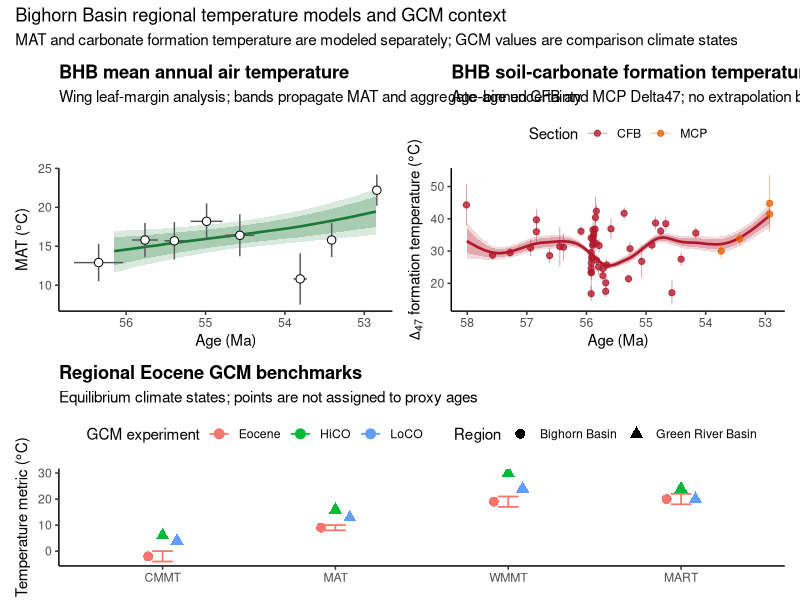
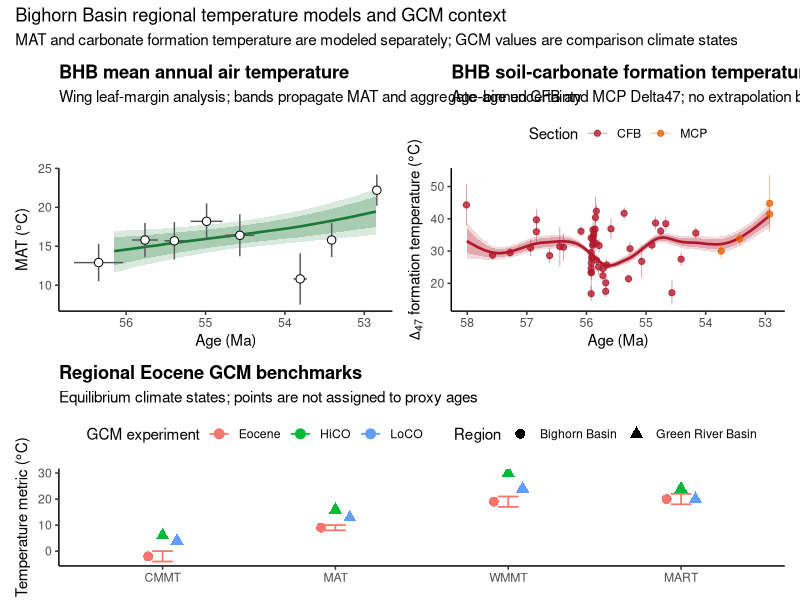

Recreate these plots in R, in order.
# 08_model_BHB_temperatures.R
# Purpose: Build two distinct, non-extrapolating regional temperature models:
#          (1) mean annual air temperature (MAT) from Wing et al. LMA data and
#          (2) soil-carbonate formation temperature from all age-resolved BHB
#              Delta47 observations (CFB plus MCP).
#
# The two models are not combined. LMA estimates MAT, whereas pedogenic
# carbonate Delta47 primarily records warm-season soil temperature. Published
# GCM results are retained as climate-state benchmarks, not fitted through-time
# observations: their simulations represent Eocene equilibrium experiments at
# specified CO2 concentrations rather than dated horizons.

#-- 1.) Setup ---------------------------------------------------------------
library(tidyverse)
library(here)
library(patchwork)

processed_dir <- here("data", "processed")
figure_dir <- here("figures", "temperature_models", "regional_BHB")
dir.create(processed_dir, recursive = TRUE, showWarnings = FALSE)
dir.create(figure_dir, recursive = TRUE, showWarnings = FALSE)

set.seed(47013)
n_simulations <- 2000L
t47_age_bin_width_ma <- 0.10
t47_spline_spar <- 0.45
lma_spline_spar <- 0.65
minimum_simulation_support <- 0.80

quantile_safe <- function(x, probability) {
  if (all(is.na(x))) return(NA_real_)
  unname(quantile(x, probability, na.rm = TRUE, names = FALSE))
}

predict_inside_data <- function(fit, xout, xmin, xmax) {
  prediction <- rep(NA_real_, length(xout))
  inside <- is.finite(xout) & xout >= xmin & xout <= xmax
  prediction[inside] <- predict(fit, x = xout[inside])$y
  prediction
}

#-- 2.) Assemble All Age-Resolved BHB Delta47 Observations -----------------
CFB_temperature_observations <- read_csv(
  here("data", "processed", "CFB_temperature_observations.csv"),
  show_col_types = FALSE
)
CFB_age_lookup <- read_csv(
  here(
    "data", "processed",
    "CFB_soilcarb_isotope_summary_age_calibrated.csv"
  ),
  show_col_types = FALSE
) %>%
  distinct(section_id, MLA_horizon_id, strat_height_m, Age_Ma)

BHB_regional_soilcarb <- read_csv(
  here(
    "data", "processed",
    "BHB_regional_soilcarb_reference_summary_age_calibrated.csv"
  ),
  show_col_types = FALSE
)

BHB_D47_temperature_observations <- bind_rows(
  CFB_temperature_observations %>%
    left_join(
      CFB_age_lookup,
      by = c("section_id", "MLA_horizon_id", "strat_height_m")
    ) %>%
    transmute(
      section_id,
      dataset = paste0(source, " CFB Delta47"),
      MLA_horizon_id,
      Age_Ma,
      temperature_C = T_C,
      temperature_se_C = T_se_C,
      age_uncertainty_status = "not propagated"
    ),
  BHB_regional_soilcarb %>%
    transmute(
      section_id,
      dataset,
      MLA_horizon_id,
      Age_Ma,
      temperature_C = T47_C,
      temperature_se_C = T47_se_C,
      age_uncertainty_status = "not propagated"
    )
) %>%
  filter(
    section_id %in% c("CFB", "MCP"),
    is.finite(Age_Ma),
    is.finite(temperature_C)
  )

valid_t47_se <- BHB_D47_temperature_observations$temperature_se_C %>%
  .[is.finite(.) & . > 0]
fallback_t47_se <- median(valid_t47_se)

BHB_D47_temperature_observations <- BHB_D47_temperature_observations %>%
  mutate(
    temperature_se_imputed =
      !is.finite(temperature_se_C) | temperature_se_C <= 0,
    temperature_se_C = if_else(
      temperature_se_imputed, fallback_t47_se, temperature_se_C
    ),
    inverse_variance_weight = 1 / temperature_se_C^2,
    age_bin_ma = round(Age_Ma / t47_age_bin_width_ma) *
      t47_age_bin_width_ma
  )

# Binning before smoothing prevents densely sampled horizons (especially the
# PETM interval) from controlling the regional curve simply because many more
# carbonates were measured there. Within each 0.10 Myr bin, analytical
# estimates are combined with inverse-variance weights. This is a fixed-effect
# mean conditional on reported analytical errors; it does not absorb age-model
# uncertainty, interlaboratory systematics, or ecological/seasonal differences.
BHB_D47_temperature_age_bins <- BHB_D47_temperature_observations %>%
  group_by(age_bin_ma) %>%
  summarise(
    Age_Ma = weighted.mean(
      Age_Ma, inverse_variance_weight, na.rm = TRUE
    ),
    temperature_C = weighted.mean(
      temperature_C, inverse_variance_weight, na.rm = TRUE
    ),
    temperature_se_C = sqrt(
      1 / sum(inverse_variance_weight, na.rm = TRUE)
    ),
    n_observations = n(),
    n_sections = n_distinct(section_id),
    sections = paste(sort(unique(section_id)), collapse = "; "),
    .groups = "drop"
  ) %>%
  arrange(Age_Ma)

if (nrow(BHB_D47_temperature_age_bins) < 4) {
  stop("At least four age bins are required for the BHB Delta47 model.")
}

t47_age_grid <- tibble(
  Age_Ma = seq(
    min(BHB_D47_temperature_age_bins$Age_Ma),
    max(BHB_D47_temperature_age_bins$Age_Ma),
    by = 0.01
  )
)

t47_central_fit <- smooth.spline(
  x = BHB_D47_temperature_age_bins$Age_Ma,
  y = BHB_D47_temperature_age_bins$temperature_C,
  w = 1 / BHB_D47_temperature_age_bins$temperature_se_C^2,
  spar = t47_spline_spar
)

t47_simulations <- map_dfr(seq_len(n_simulations), function(simulation_id) {
  simulated_temperature <- rnorm(
    nrow(BHB_D47_temperature_age_bins),
    mean = BHB_D47_temperature_age_bins$temperature_C,
    sd = BHB_D47_temperature_age_bins$temperature_se_C
  )
  simulated_fit <- smooth.spline(
    x = BHB_D47_temperature_age_bins$Age_Ma,
    y = simulated_temperature,
    w = 1 / BHB_D47_temperature_age_bins$temperature_se_C^2,
    spar = t47_spline_spar
  )
  tibble(
    simulation_id,
    Age_Ma = t47_age_grid$Age_Ma,
    temperature_C = predict_inside_data(
      simulated_fit,
      t47_age_grid$Age_Ma,
      min(BHB_D47_temperature_age_bins$Age_Ma),
      max(BHB_D47_temperature_age_bins$Age_Ma)
    )
  )
})

BHB_D47_temperature_model <- t47_age_grid %>%
  mutate(
    temperature_model_C = predict_inside_data(
      t47_central_fit,
      Age_Ma,
      min(BHB_D47_temperature_age_bins$Age_Ma),
      max(BHB_D47_temperature_age_bins$Age_Ma)
    )
  ) %>%
  left_join(
    t47_simulations %>%
      group_by(Age_Ma) %>%
      summarise(
        temperature_lower95_C = quantile_safe(temperature_C, 0.025),
        temperature_lower80_C = quantile_safe(temperature_C, 0.10),
        temperature_median_C = quantile_safe(temperature_C, 0.50),
        temperature_upper80_C = quantile_safe(temperature_C, 0.90),
        temperature_upper95_C = quantile_safe(temperature_C, 0.975),
        simulation_support_n = sum(is.finite(temperature_C)),
        .groups = "drop"
      ),
    by = "Age_Ma"
  ) %>%
  mutate(
    simulation_support_fraction = simulation_support_n / n_simulations,
    model_target = "soil carbonate formation temperature",
    proxy_basis = "all age-resolved CFB and MCP pedogenic carbonate Delta47",
    uncertainty_scope = paste(
      "Monte Carlo propagation of reported temperature SE at fixed ages;",
      "age-model and proxy-season uncertainties not propagated"
    ),
    extrapolated = FALSE
  )

#-- 3.) Build the Wing LMA Mean-Annual-Air-Temperature Model ---------------
Wing_LMA_temperature_observations <- read_csv(
  here("data", "processed", "WingEtAl2000_LMA_MAT_processed.csv"),
  show_col_types = FALSE
) %>%
  transmute(
    sample,
    sections_with_samples,
    Age_Ma = published_age_model_2_Ma,
    age_duration_ma = duration_Myr,
    age_younger_ma = Age_Ma - age_duration_ma / 2,
    age_older_ma = Age_Ma + age_duration_ma / 2,
    MAT_C,
    MAT_se_C = MAT_error_C,
    age_basis = "Wing et al. aggregate sample interval; published age model 2"
  ) %>%
  filter(is.finite(Age_Ma), is.finite(MAT_C), is.finite(MAT_se_C)) %>%
  arrange(Age_Ma)

if (nrow(Wing_LMA_temperature_observations) < 4) {
  stop("At least four Wing LMA estimates are required for the MAT model.")
}

lma_age_grid <- tibble(
  Age_Ma = seq(
    min(Wing_LMA_temperature_observations$Age_Ma),
    max(Wing_LMA_temperature_observations$Age_Ma),
    by = 0.01
  )
)

lma_central_fit <- smooth.spline(
  x = Wing_LMA_temperature_observations$Age_Ma,
  y = Wing_LMA_temperature_observations$MAT_C,
  w = 1 / Wing_LMA_temperature_observations$MAT_se_C^2,
  spar = lma_spline_spar
)

# Each LMA value pools floras from a finite interval and commonly from several
# sections. The Monte Carlo ensemble therefore samples a uniform age anywhere
# within the published interval and a normal temperature distribution using
# the reported LMA error. This treats the published interval as an age range,
# not a Gaussian analytical error. It is deliberately conservative about
# temporal placement, but it cannot reconstruct within-bin climate structure.
lma_simulations <- map_dfr(seq_len(n_simulations), function(simulation_id) {
  simulated <- Wing_LMA_temperature_observations %>%
    mutate(
      sampled_age_ma = runif(n(), age_younger_ma, age_older_ma),
      sampled_MAT_C = rnorm(n(), MAT_C, MAT_se_C)
    ) %>%
    arrange(sampled_age_ma)

  simulated_fit <- smooth.spline(
    x = simulated$sampled_age_ma,
    y = simulated$sampled_MAT_C,
    w = 1 / simulated$MAT_se_C^2,
    spar = lma_spline_spar
  )

  tibble(
    simulation_id,
    Age_Ma = lma_age_grid$Age_Ma,
    MAT_C = predict_inside_data(
      simulated_fit,
      lma_age_grid$Age_Ma,
      min(simulated$sampled_age_ma),
      max(simulated$sampled_age_ma)
    )
  )
})

BHB_LMA_MAT_model <- lma_age_grid %>%
  mutate(
    MAT_model_C = predict_inside_data(
      lma_central_fit,
      Age_Ma,
      min(Wing_LMA_temperature_observations$Age_Ma),
      max(Wing_LMA_temperature_observations$Age_Ma)
    )
  ) %>%
  left_join(
    lma_simulations %>%
      group_by(Age_Ma) %>%
      summarise(
        MAT_lower95_C = quantile_safe(MAT_C, 0.025),
        MAT_lower80_C = quantile_safe(MAT_C, 0.10),
        MAT_median_C = quantile_safe(MAT_C, 0.50),
        MAT_upper80_C = quantile_safe(MAT_C, 0.90),
        MAT_upper95_C = quantile_safe(MAT_C, 0.975),
        simulation_support_n = sum(is.finite(MAT_C)),
        .groups = "drop"
      ),
    by = "Age_Ma"
  ) %>%
  mutate(
    simulation_support_fraction = simulation_support_n / n_simulations,
    retained_for_plot =
      simulation_support_fraction >= minimum_simulation_support,
    model_target = "mean annual air temperature",
    proxy_basis = "Wing et al. (2000) aggregate leaf-margin analysis",
    uncertainty_scope = paste(
      "Monte Carlo propagation of published MAT error and uniform sampling",
      "within each aggregate age interval"
    ),
    extrapolated = FALSE
  )

#-- 4.) Standardize Published Regional GCM Benchmarks ----------------------
BHB_regional_GCM_temperature_benchmarks <- read_csv(
  here("data", "raw", "BHB_regional_GCM_temperature_benchmarks.csv"),
  show_col_types = FALSE
) %>%
  mutate(
    temperature_metric = factor(
      temperature_metric,
      levels = c("CMMT", "MAT", "WMMT", "MART")
    ),
    comparison_scope = if_else(
      region == "Bighorn Basin",
      "BHB-specific historical regional model",
      "nearby continental-interior regional model"
    )
  )

#-- 5.) Export Reproducible Model Products ---------------------------------
write_csv(
  BHB_D47_temperature_observations,
  file.path(processed_dir, "BHB_D47_temperature_observations.csv")
)
write_csv(
  BHB_D47_temperature_age_bins,
  file.path(processed_dir, "BHB_D47_temperature_age_bins.csv")
)
write_csv(
  BHB_D47_temperature_model,
  file.path(processed_dir, "BHB_D47_temperature_model.csv")
)
write_csv(
  Wing_LMA_temperature_observations,
  file.path(processed_dir, "BHB_LMA_MAT_observations.csv")
)
write_csv(
  BHB_LMA_MAT_model,
  file.path(processed_dir, "BHB_LMA_MAT_model.csv")
)
write_csv(
  BHB_regional_GCM_temperature_benchmarks,
  file.path(processed_dir, "BHB_regional_GCM_temperature_benchmarks.csv")
)

#-- 6.) Diagnostic Figures --------------------------------------------------
temperature_theme <- theme_classic(base_size = 11) +
  theme(
    legend.position = "top",
    plot.title = element_text(face = "bold"),
    strip.background = element_blank(),
    strip.text = element_text(face = "bold")
  )

p_BHB_LMA_MAT_model <- ggplot() +
  geom_ribbon(
    data = BHB_LMA_MAT_model %>% filter(retained_for_plot),
    aes(Age_Ma, ymin = MAT_lower95_C, ymax = MAT_upper95_C),
    fill = "#1B7837", alpha = 0.16
  ) +
  geom_ribbon(
    data = BHB_LMA_MAT_model %>% filter(retained_for_plot),
    aes(Age_Ma, ymin = MAT_lower80_C, ymax = MAT_upper80_C),
    fill = "#1B7837", alpha = 0.25
  ) +
  geom_line(
    data = BHB_LMA_MAT_model %>% filter(retained_for_plot),
    aes(Age_Ma, MAT_median_C), color = "#1B7837", linewidth = 0.9
  ) +
  geom_segment(
    data = Wing_LMA_temperature_observations,
    aes(
      x = age_younger_ma, xend = age_older_ma,
      y = MAT_C, yend = MAT_C
    ),
    color = "grey35"
  ) +
  geom_errorbar(
    data = Wing_LMA_temperature_observations,
    aes(Age_Ma, ymin = MAT_C - MAT_se_C, ymax = MAT_C + MAT_se_C),
    width = 0, color = "grey35"
  ) +
  geom_point(
    data = Wing_LMA_temperature_observations,
    aes(Age_Ma, MAT_C), shape = 21, fill = "white", size = 2.5
  ) +
  scale_x_reverse() +
  labs(
    x = "Age (Ma)", y = expression("MAT (" * degree * "C)"),
    title = "BHB mean annual air temperature",
    subtitle = "Wing leaf-margin analysis; bands propagate MAT and aggregate-age uncertainty"
  ) +
  temperature_theme

p_BHB_D47_temperature_model <- ggplot() +
  geom_ribbon(
    data = BHB_D47_temperature_model,
    aes(
      Age_Ma,
      ymin = temperature_lower95_C,
      ymax = temperature_upper95_C
    ),
    fill = "#B2182B", alpha = 0.16
  ) +
  geom_ribbon(
    data = BHB_D47_temperature_model,
    aes(
      Age_Ma,
      ymin = temperature_lower80_C,
      ymax = temperature_upper80_C
    ),
    fill = "#B2182B", alpha = 0.25
  ) +
  geom_line(
    data = BHB_D47_temperature_model,
    aes(Age_Ma, temperature_median_C),
    color = "#B2182B", linewidth = 0.9
  ) +
  geom_errorbar(
    data = BHB_D47_temperature_observations,
    aes(
      Age_Ma,
      ymin = temperature_C - temperature_se_C,
      ymax = temperature_C + temperature_se_C,
      color = section_id
    ),
    width = 0, linewidth = 0.3, alpha = 0.45
  ) +
  geom_point(
    data = BHB_D47_temperature_observations,
    aes(Age_Ma, temperature_C, color = section_id),
    size = 1.8, alpha = 0.78
  ) +
  scale_color_manual(values = c(CFB = "#B2182B", MCP = "#E66101")) +
  scale_x_reverse() +
  labs(
    x = "Age (Ma)",
    y = expression(Delta[47] * " formation temperature (" * degree * "C)"),
    color = "Section",
    title = "BHB soil-carbonate formation temperature",
    subtitle = "Age-binned CFB and MCP Delta47; no extrapolation beyond observations"
  ) +
  temperature_theme

p_regional_GCM_benchmarks <- BHB_regional_GCM_temperature_benchmarks %>%
  ggplot(aes(temperature_metric, estimate_c, color = scenario, shape = region)) +
  geom_errorbar(
    aes(ymin = lower_c, ymax = upper_c),
    width = 0.12, linewidth = 0.6, na.rm = TRUE
  ) +
  geom_point(size = 3, position = position_dodge(width = 0.25)) +
  labs(
    x = NULL, y = expression("Temperature metric (" * degree * "C)"),
    color = "GCM experiment", shape = "Region",
    title = "Regional Eocene GCM benchmarks",
    subtitle = "Equilibrium climate states; points are not assigned to proxy ages"
  ) +
  temperature_theme

p_BHB_integrated_temperature_models <-
  (p_BHB_LMA_MAT_model | p_BHB_D47_temperature_model) /
  p_regional_GCM_benchmarks +
  plot_layout(heights = c(1.25, 0.85)) +
  plot_annotation(
    title = "Bighorn Basin regional temperature models and GCM context",
    subtitle = paste(
      "MAT and carbonate formation temperature are modeled separately;",
      "GCM values are comparison climate states"
    )
  )

ggsave(
  file.path(figure_dir, "BHB_integrated_temperature_models_GCM.png"),
  p_BHB_integrated_temperature_models,
  width = 12, height = 9, dpi = 500
)
ggsave(
  file.path(figure_dir, "BHB_integrated_temperature_models_GCM.pdf"),
  p_BHB_integrated_temperature_models,
  width = 12, height = 9, device = grDevices::pdf,
  useDingbats = FALSE
)
